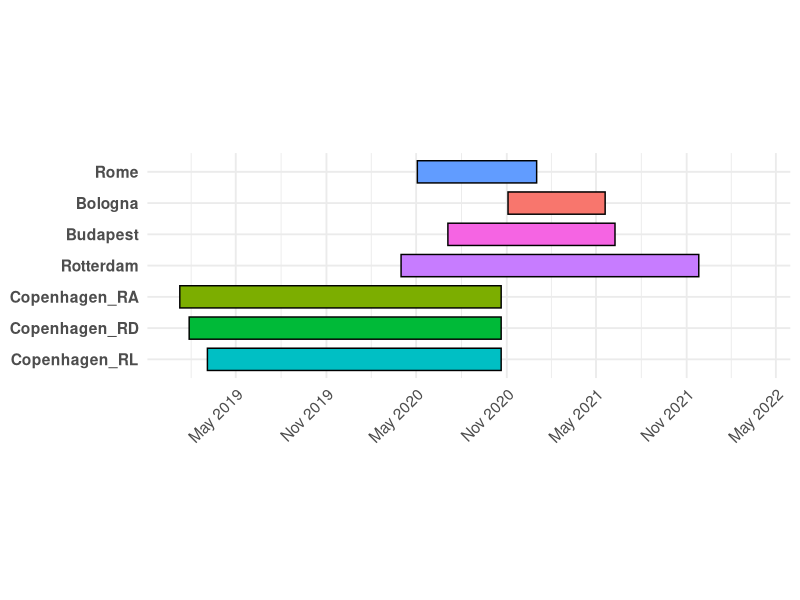

Generate this figure with R:
# Author: Niklas Nett
# Created: 2025-04-15
# Last updated: 2025-04-20

# Purpose:   Visualize the sampling periods of all 7 WWTPs as horizontal bars, ordered geographically from north (Copenhagen_RL) to south (Rome)
# Input:     - Manually defined table with plant names and respective start/end dates
# Output:    - Sampling_Periods_Plot.svg (Gantt-style plot showing time coverage per WWTP)

# Load packages
library(tibble)
library(dplyr)
library(ggplot2)
library(lubridate)

# Define directory
setwd("/Users/macniklas/Desktop/MA.ster_2.025/")

# define sampling periods
data <- tribble(
  ~City,          ~Start, ~End,
  "Copenhagen_RL", "27.03.19",  "28.09.20",
  "Copenhagen_RD", "18.02.19",  "28.09.20",
  "Copenhagen_RA", "30.01.19",  "28.09.20",
  "Rotterdam",     "23.04.20",  "03.11.21",
  "Budapest",      "27.07.20",  "17.05.21",
  "Bologna",       "26.11.20",  "27.04.21",
  "Rome",          "26.05.20",  "09.12.20"
)

# convert strings into dates 
data <- data %>%
  mutate(
    Start = dmy(Start),
    End   = dmy(End)
  )

# set order from north (bottom) to south (top) of the cities (else they will be in alphabetical order)
# start by bottom
data$City <- factor(
  data$City,
  levels = c(
    "Copenhagen_RL",
    "Copenhagen_RD",
    "Copenhagen_RA",
    "Rotterdam",
    "Budapest",
    "Bologna",
    "Rome"
  )
)

# set colors
plant_colors <- c(
  "Copenhagen_RL" = "#00BFC4",
  "Copenhagen_RD" = "#00BA38",
  "Copenhagen_RA" = "#7CAE00",
  "Rotterdam"     = "#C77CFF",
  "Budapest"      = "#F564E3",
  "Bologna"       = "#F8766D",
  "Rome"          = "#619CFF"
)

# create plot
p <-  ggplot(data, aes(x = Start, y = City)) +          
  geom_segment(
    aes(x    = Start,
        xend = End,
        y    = City,
        yend = City),
    inherit.aes = FALSE,     
    colour      = "black",      
    lineend     = "square",
    linewidth   = 8          
  ) +
  geom_segment(
    aes(xend = End, yend = City, colour = City),
    linewidth = 7 ,
    lineend   = "square"
  ) +
  scale_colour_manual(values = plant_colors) +
  scale_x_date(
    date_breaks = "6 months",
    date_labels = "%b %Y",
    limits = c(as.Date("2019-01-01"), as.Date("2022-04-01"))
  ) +
  labs(x = NULL, y = NULL) +
  theme_minimal(base_size = 14) +
  theme(
    text          = element_text(family = "Helvetica"),
    axis.text.y   = element_text(face = "bold"),
    axis.text.x   = element_text(angle = 45, hjust = 1),
    legend.position = "none",
    aspect.ratio  = 0.35 
  )

# save plot as svg
ggsave(
  filename = "Sampling_Periods_Plot.svg",
  plot     = p,
  device   = "svg",
  width    = 9,   
  height   = 3    
)